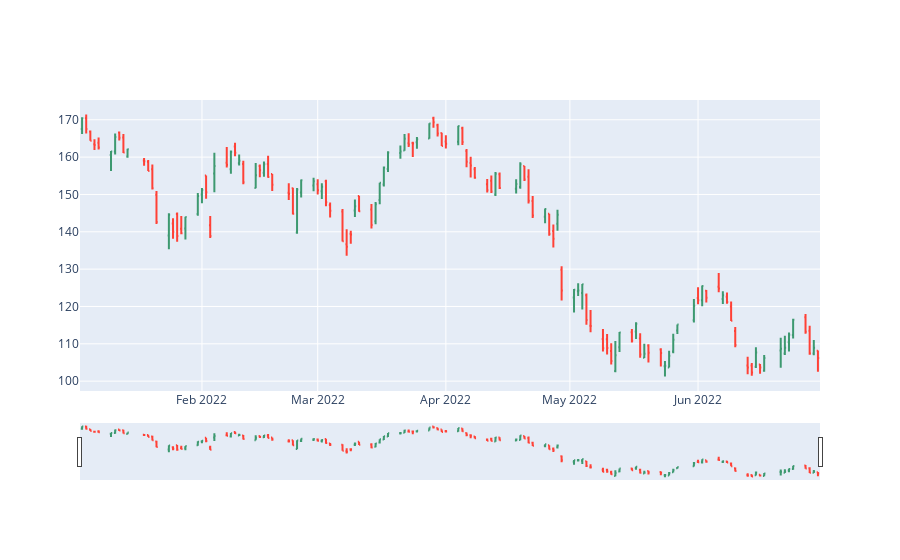

The notebook cell saved with this chart:
### Code cell
import chart_studio.plotly as py
import plotly.graph_objs as go
from plotly.offline import init_notebook_mode, iplot

# Plot OHLC Bar Chart
trace = go.Ohlc(x=amazon.loc['2022'].index,
                open=amazon.loc['2022'].Open,
                high=amazon.loc['2022'].High,
                low=amazon.loc['2022'].Low,
                close=amazon.loc['2022'].Close)
data = [trace]
iplot(data, filename='simple_ohlc')
plt.figure(figsize=(17,9))
